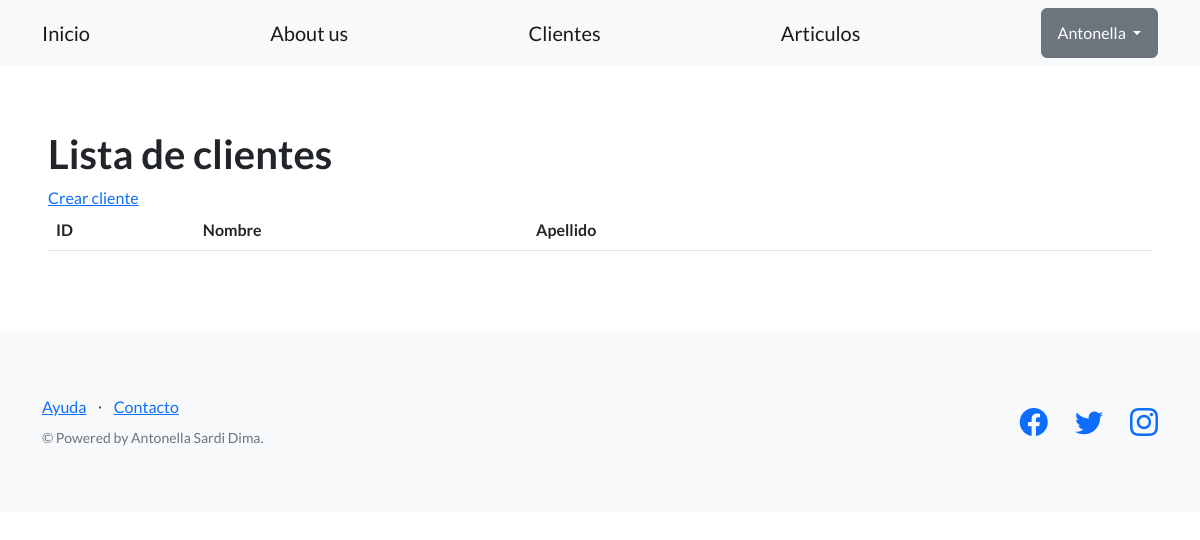
Page /home/clientes/ (signed in) on the earlier database version.
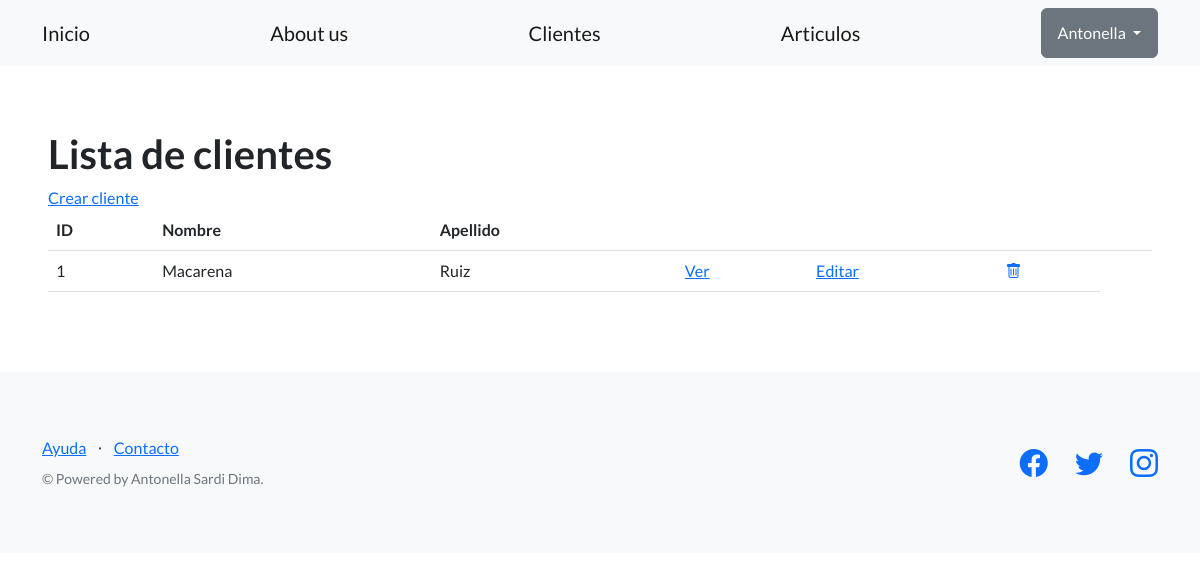
Same page on the later database version.
### shop/models.py (models this page shows, shortened)
class Cliente(models.Model):
  nombre = models.CharField(max_length=256)
  apellido = models.CharField(max_length=256)
  domicilio = models.CharField(max_length=256)
  dni = models.CharField(max_length=20)
  telefono = models.IntegerField()
  email = models.EmailField()
  creador = models.ForeignKey(User, on_delete=models.SET_NULL, null=True)

### shop/views.py (the view)
# urls.py: path('clientes/', ClienteListView.as_view(), name="ver-clientes"),
class ClienteListView(LoginRequiredMixin, ListView):
     model = Cliente
     template_name = 'shop/listado_clientes.html'

### shop/templates/shop/listado_clientes.html (shortened to what this page needs)
{% extends "shop/base.html" %}
{% load static %}
{% block contenido %}
<section>
    <div>
        <h1>Lista de clientes </h1>
        <a href="{% url 'crear-cliente' %}">Crear cliente</a>
        <br>
            <table class="table">
                <tbody>
                  <tr>
                    <th>ID</th>
                    <th>Nombre</th>
                    <th>Apellido</th>
                    <th></th>
                    <th></th>
                    <th></th>
                    <th></th>
                  </tr>
                  {% for cliente in object_list %}
                  <tr>
                    <td>{{ cliente.id }}</td>
                    <td>{{ cliente.nombre }}</td>
                    <td>{{ cliente.apellido }}</td>
                    <td>
                        <a href="{% url 'ver-clientes' cliente.id %}">Ver</a>
                    </td>
                    <td>
                        <a href="{% url 'editar-clientes' cliente.id %}">Editar</a>
                    </td>
                    <td>
                        <a href="{% url 'borrar-clientes' cliente.id %}">
                            <i class="bi bi-trash"></i>
                        </a>
                    </td>
                  </tr>
                  {% endfor %}
                </tbody>
              </table>
    </div>
</section>
{% endblock contenido %}

Differences in the rows shown:
added Cliente: id "1", nombre "Macarena", apellido "Ruiz"
